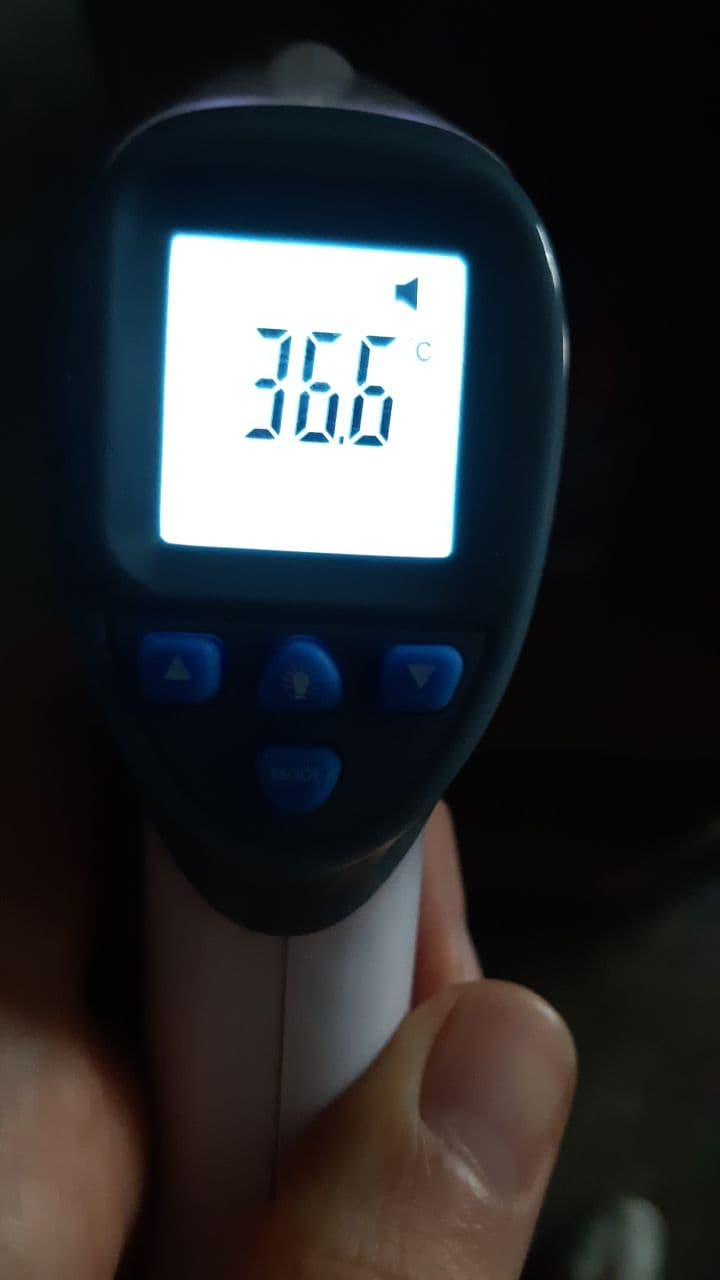
#> input picture img/ex1.jpg, 720 x 1280 px, found by its file name
$ python therm_digits.py
#> lines starting #> are read from the running program, lines starting #| are printed output that depends on the picture; after the words box and inside, x2 and y2 are one past the last pixel; in counts of white or black regions, pixels touching at a corner belong together
# -*- coding: utf-8 -*-
"""
Created on Thu Dec 10 21:17:43 2020

@author: Evgeniy
"""
# import the necessary packages
import numpy as np
import cv2
import imutils
from skimage import exposure
import pytesseract
import PIL
from PIL import ImageOps
from imutils.perspective import four_point_transform
from imutils import contours
import imutils
import argparse
import random as rng


def cnvt_edged_image(img_arr, should_save=False):
  # ratio = img_arr.shape[0] / 300.0
  image = imutils.resize(img_arr,height=300)
  gray_image = cv2.bilateralFilter(cv2.cvtColor(image, cv2.COLOR_BGR2GRAY),11, 17, 17)
  edged_image = cv2.Canny(gray_image, 30, 200)

  if should_save:
    cv2.imwrite('cntr_ocr.jpg',edged_image)

  return edged_image

'''image passed in must be ran through the cnv_edge_image first'''
def find_display_contour(edge_img_arr):
  display_contour = None
  edge_copy = edge_img_arr.copy()
  contours,hierarchy = cv2.findContours(edge_copy, cv2.RETR_TREE, cv2.CHAIN_APPROX_SIMPLE)
  top_cntrs = sorted(contours, key = cv2.contourArea, reverse = True)[:10]

  for cntr in top_cntrs:
    peri = cv2.arcLength(cntr,True)
    approx = cv2.approxPolyDP(cntr, 0.02 * peri, True)

    if len(approx) == 4:
      display_contour = approx
      break

  return display_contour

def crop_display(image_arr):
  edge_image = cnvt_edged_image(image_arr)
  display_contour = find_display_contour(edge_image)
  cntr_pts = display_contour.reshape(4,2)
  return cntr_pts


def normalize_contrs(img,cntr_pts):
  ratio = img.shape[0] / 300.0
  norm_pts = np.zeros((4,2), dtype="float32")

  s = cntr_pts.sum(axis=1)
  norm_pts[0] = cntr_pts[np.argmin(s)]
  norm_pts[2] = cntr_pts[np.argmax(s)]

  d = np.diff(cntr_pts,axis=1)
  norm_pts[1] = cntr_pts[np.argmin(d)]
  norm_pts[3] = cntr_pts[np.argmax(d)]

  norm_pts *= ratio

  (top_left, top_right, bottom_right, bottom_left) = norm_pts

  width1 = np.sqrt(((bottom_right[0] - bottom_left[0]) ** 2) + ((bottom_right[1] - bottom_left[1]) ** 2))
  width2 = np.sqrt(((top_right[0] - top_left[0]) ** 2) + ((top_right[1] - top_left[1]) ** 2))
  height1 = np.sqrt(((top_right[0] - bottom_right[0]) ** 2) + ((top_right[1] - bottom_right[1]) ** 2))
  height2 = np.sqrt(((top_left[0] - bottom_left[0]) ** 2) + ((top_left[1] - bottom_left[1]) ** 2))

  max_width = max(int(width1), int(width2))
  max_height = max(int(height1), int(height2))

  dst = np.array([[0,0], [max_width -1, 0],[max_width -1, max_height -1],[0, max_height-1]], dtype="float32")
  persp_matrix = cv2.getPerspectiveTransform(norm_pts,dst)
  return cv2.warpPerspective(img,persp_matrix,(max_width,max_height))

def process_image(orig_image_arr):
  ratio = orig_image_arr.shape[0] / 300.0

  display_image_arr = normalize_contrs(orig_image_arr,crop_display(orig_image_arr))
  #display image is now segmented.
  gry_disp_arr = cv2.cvtColor(display_image_arr, cv2.COLOR_BGR2GRAY)
  gry_disp_arr = exposure.rescale_intensity(gry_disp_arr, out_range= (0,255))

  #thresholding
  ret, thresh = cv2.threshold(gry_disp_arr,127,255,cv2.THRESH_BINARY)
  return thresh

def ocr_image(orig_image_arr):
  otsu_thresh_image = PIL.Image.fromarray(process_image(orig_image_arr))
  otsu_thresh_image = otsu_thresh_image.convert('L')
  #otsu_thresh_image = ImageOps.invert(otsu_thresh_image)
  #otsu_thresh_image.save('result.jpg')
  scale_percent = 49 # percent of original size
  width = int(otsu_thresh_image.width * scale_percent / 100)
  height = int(otsu_thresh_image.height * scale_percent / 100)
  dim = (width, height)

  otsu_thresh_image = otsu_thresh_image.resize(dim)
  return otsu_thresh_image

def find_if_close(cnt1,cnt2):
    row1,row2 = cnt1.shape[0],cnt2.shape[0]
    for i in range(row1):
        for j in range(row2):
            dist = np.linalg.norm(cnt1[i]-cnt2[j])
            if abs(dist) < 30 :
                return True
            elif i==row1-1 and j==row2-1:
                return False

# load the example image
img = cv2.imread("ex1.jpg")
#> img is the input picture: shape (1280, 720, 3); mean B, G, R 49.6, 47, 45.6
gray=ocr_image(img)
#> in cnvt_edged_image, `gray_image = cv2.bilateralFilter(cv2.cvtColor(image, cv2.COLOR_BGR2GRA..`:
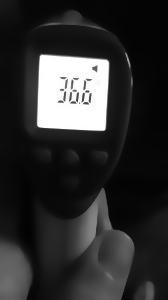
#> gray_image: shape (300, 168); min 2, max 255, mean 46.8
#> in cnvt_edged_image, `edged_image = cv2.Canny(gray_image, 30, 200)`:
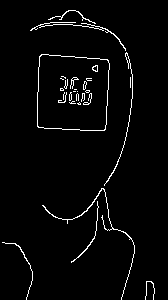
#> edged_image: shape (300, 168); 2.9% white in thin lines or dots, all inside (x1, y1, x2, y2) = (2, 10, 155, 300)
#> in find_display_contour, `contours,hierarchy = cv2.findContours(edge_copy, cv2.RETR_TREE, cv2.CH..`: contours = 40 contours, 33 with area under 20; largest, box (x1, y1, x2, y2) and area: (37, 54, 110, 131) 5035, (37, 54, 110, 131) 5028, (42, 188, 135, 300) 46, (104, 52, 133, 186) 34, (92, 65, 98, 72) 24, (30, 22, 126, 51) 22, (125, 53, 130, 64) 20
#> in find_display_contour, `top_cntrs = sorted(contours, key = cv2.contourArea, reverse = True)[:10]`: top_cntrs = 10 contours, 3 with area under 20; largest, box (x1, y1, x2, y2) and area: (37, 54, 110, 131) 5035, (37, 54, 110, 131) 5028, (42, 188, 135, 300) 46, (104, 52, 133, 186) 34, (92, 65, 98, 72) 24, (30, 22, 126, 51) 22, (125, 53, 130, 64) 20
#> the loop in find_display_contour, `for cntr in top_cntrs:` made 1 pass
#> (peri, display_contour) on pass 1: (284.3, [[41, 54], [37, 126], [104, 130], [108, 60]])
#> in crop_display, `display_contour = find_display_contour(edge_image)`: display_contour = [[41, 54], [37, 126], [104, 130], [108, 60]]
#> in normalize_contrs, `ratio = img.shape[0] / 300.0`: ratio = 4.27
#> in normalize_contrs, `s = cntr_pts.sum(axis=1)`: s = [95, 163, 234, 168]
#> in normalize_contrs, `d = np.diff(cntr_pts,axis=1)`: d = [13, 89, 26, -48]
#> in normalize_contrs, `norm_pts *= ratio`: norm_pts = [[174.9, 230.4], [460.8, 256], [443.7, 554.7], [157.9, 537.6]]
#> in normalize_contrs, `(top_left, top_right, bottom_right, bottom_left) = norm_pts`: top_left = [174.9, 230.4]; top_right = [460.8, 256]; bottom_right = [443.7, 554.7]; bottom_left = [157.9, 537.6]
#> in normalize_contrs, `width1 = np.sqrt(((bottom_right[0] - bottom_left[0]) ** 2) + ((bottom_..`: width1 = 286.4
#> in normalize_contrs, `width2 = np.sqrt(((top_right[0] - top_left[0]) ** 2) + ((top_right[1] ..`: width2 = 287
#> in normalize_contrs, `height1 = np.sqrt(((top_right[0] - bottom_right[0]) ** 2) + ((top_righ..`: height1 = 299.2
#> in normalize_contrs, `height2 = np.sqrt(((top_left[0] - bottom_left[0]) ** 2) + ((top_left[1..`: height2 = 307.7
#> in normalize_contrs, `max_width = max(int(width1), int(width2))`: max_width = 287
#> in normalize_contrs, `max_height = max(int(height1), int(height2))`: max_height = 307
#> in normalize_contrs, `dst = np.array([[0,0], [max_width -1, 0],[max_width -1, max_height -1]..`: dst = [[0, 0], [286, 0], [286, 306], [0, 306]]
#> in normalize_contrs, `persp_matrix = cv2.getPerspectiveTransform(norm_pts,dst)`: persp_matrix = [[0.95, 0.0528, -178.3], [-0.0869, 0.971, -208.5], [-9.41e-05, -1.06e-05, 1]]
#> in normalize_contrs, `return cv2.warpPerspective(img,persp_matrix,(max_width,max_height))`:
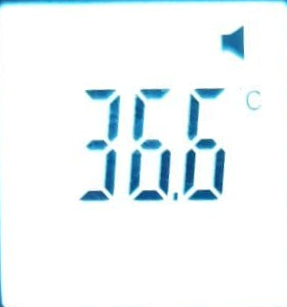
#> returned value: shape (307, 287, 3); mean of channels 0, 1, 2 248.3, 245.6, 237.8; drawn as B, G, R
#> in process_image, `gry_disp_arr = exposure.rescale_intensity(gry_disp_arr, out_range= (0,..`:
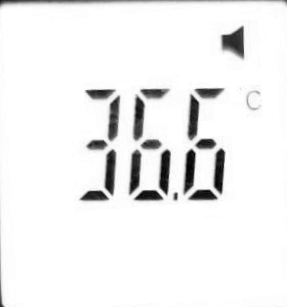
#> gry_disp_arr: shape (307, 287) float64; min 0, max 255, mean 240.6
#> in process_image, `ret, thresh = cv2.threshold(gry_disp_arr,127,255,cv2.THRESH_BINARY)`:
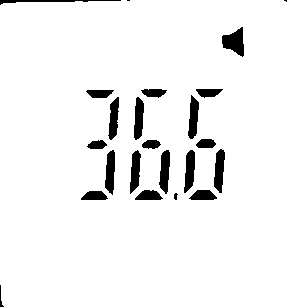
#> thresh: shape (307, 287) float64; 94.5% white; 23 black regions (2 under 20 px), largest, box (x1, y1, x2, y2) and area: (222, 27, 244, 57) 406, (214, 149, 225, 193) 345, (159, 150, 170, 194) 345
#> in ocr_image, `otsu_thresh_image = otsu_thresh_image.resize(dim)`:
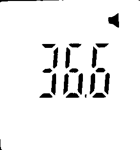
#> otsu_thresh_image: PIL image 140x150 L; min 0, max 255, mean 240.9

gray = cv2.cvtColor(img, cv2.COLOR_BGR2GRAY)
cv2.imshow('first_stage',gray)
#cv2.imshow("Input", gray)
gray = cv2.threshold(gray, 0, 255,cv2.THRESH_BINARY_INV | cv2.THRESH_OTSU)[1]
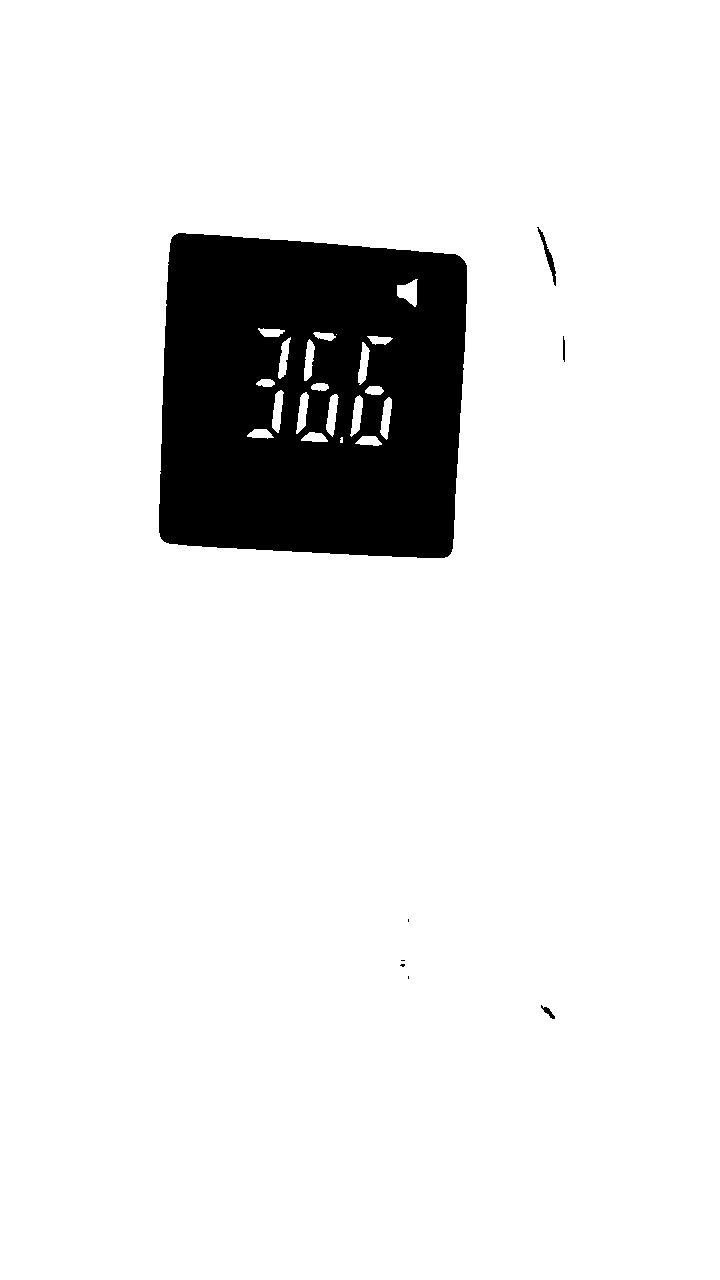
#> gray: shape (1280, 720); 90.5% white; 8 black regions (4 under 20 px), largest, box (x1, y1, x2, y2) and area: (159, 233, 467, 558) 87562, (537, 227, 556, 286) 231, (541, 1005, 555, 1019) 69, (563, 336, 565, 362) 46
kernel = cv2.getStructuringElement(cv2.MORPH_ELLIPSE, (1, 5))
gray = cv2.morphologyEx(gray, cv2.MORPH_OPEN, kernel)
#> gray: shape (1280, 720); 90.4% white; 7 black regions (2 under 20 px)

cv2.imshow('thresh',gray)
cnts,hierarchy = cv2.findContours(gray.copy(), cv2.RETR_TREE,cv2.CHAIN_APPROX_SIMPLE)
#> cnts = 27 contours, 3 with area under 20; largest, box (x1, y1, x2, y2) and area: (0, 0, 720, 1280) 919601, (158, 232, 468, 559) 92417, (397, 279, 417, 307) 325, (536, 226, 557, 287) 294, (326, 394, 338, 437) 284

LENGTH = len(cnts)
#> LENGTH = 27
status = np.zeros((LENGTH,1))
#> status = 27 values from 0 to 0

for i,cnt1 in enumerate(cnts):
    x = i
    if i != LENGTH-1:
        for j,cnt2 in enumerate(cnts[i+1:]):
            x = x+1
            dist = find_if_close(cnt1,cnt2)
            if dist == True:
                val = min(status[i],status[x])
                status[x] = status[i] = val
            else:
                if status[x]==status[i]:
                    status[x] = i+1
#> this loop made 27 passes
#> cnt1 on passes 1, 8: [[0, 0], [0, 1279], [719, 1279], [719, 0]], [[341, 437], [341, 442], [342, 442], [342, 437]]
unified = []
maximum = int(status.max())+1
for i in range(maximum):
    pos = np.where(status==i)[0]
    if pos.size != 0:
        cont = np.vstack(cnts[i] for i in pos)
        hull = cv2.convexHull(cont)
        unified.append(hull)
unified_areas=[]
for i in unified:
    area = cv2.contourArea(i)
    unified_areas.append(area)
#> this loop made 11 passes
#> i on pass 1: [[719, 0], [719, 1279], [0, 1279], [0, 0]]
digits=[]
for i in unified:
    area = cv2.contourArea(i)
    if area>20000:
        digits.append(i)
rect0_x,rect0_y,rect0_w,rect0_h=cv2.boundingRect(digits[0])
rect1_x,rect1_y,rect1_w,rect1_h=cv2.boundingRect(digits[1])
#> (the run stopped early here; a loop or call above may not have finished)
